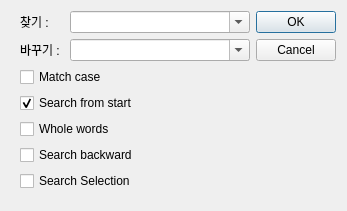
<?xml version="1.0" encoding="UTF-8"?>
<ui version="4.0">
 <class>Dialog</class>
 <widget class="QDialog" name="Dialog">
  <property name="geometry">
   <rect>
    <x>0</x>
    <y>0</y>
    <width>346</width>
    <height>192</height>
   </rect>
  </property>
  <property name="sizePolicy">
   <sizepolicy hsizetype="Preferred" vsizetype="Preferred">
    <horstretch>0</horstretch>
    <verstretch>0</verstretch>
   </sizepolicy>
  </property>
  <property name="minimumSize">
   <size>
    <width>0</width>
    <height>0</height>
   </size>
  </property>
  <property name="maximumSize">
   <size>
    <width>16777215</width>
    <height>16777215</height>
   </size>
  </property>
  <property name="windowTitle">
   <string>Dialog</string>
  </property>
  <layout class="QGridLayout" name="gridLayout" rowstretch="2,1">
   <property name="sizeConstraint">
    <enum>QLayout::SetFixedSize</enum>
   </property>
   <property name="horizontalSpacing">
    <number>6</number>
   </property>
   <property name="verticalSpacing">
    <number>0</number>
   </property>
   <item row="0" column="2">
    <widget class="QDialogButtonBox" name="buttonBox">
     <property name="orientation">
      <enum>Qt::Vertical</enum>
     </property>
     <property name="standardButtons">
      <set>QDialogButtonBox::Cancel|QDialogButtonBox::Ok</set>
     </property>
     <property name="centerButtons">
      <bool>false</bool>
     </property>
    </widget>
   </item>
   <item row="1" column="1">
    <widget class="QWidget" name="widOption" native="true">
     <layout class="QVBoxLayout" name="verticalLayout">
      <property name="leftMargin">
       <number>9</number>
      </property>
      <property name="topMargin">
       <number>6</number>
      </property>
      <item>
       <widget class="QCheckBox" name="chkWhole">
        <property name="text">
         <string>Whole words</string>
        </property>
       </widget>
      </item>
      <item>
       <widget class="QCheckBox" name="chkBack">
        <property name="text">
         <string>Search backward</string>
        </property>
       </widget>
      </item>
      <item>
       <widget class="QCheckBox" name="chkSelection">
        <property name="text">
         <string>Search Selection</string>
        </property>
       </widget>
      </item>
     </layout>
    </widget>
   </item>
   <item row="0" column="1">
    <layout class="QVBoxLayout" name="verticalLayout_2">
     <property name="spacing">
      <number>6</number>
     </property>
     <property name="leftMargin">
      <number>9</number>
     </property>
     <item>
      <layout class="QFormLayout" name="formLayout">
       <item row="0" column="0">
        <widget class="QLabel" name="lblFind">
         <property name="text">
          <string>찾기 :</string>
         </property>
        </widget>
       </item>
       <item row="0" column="1">
        <widget class="QComboBox" name="cboFind">
         <property name="sizePolicy">
          <sizepolicy hsizetype="Expanding" vsizetype="Fixed">
           <horstretch>0</horstretch>
           <verstretch>0</verstretch>
          </sizepolicy>
         </property>
         <property name="minimumSize">
          <size>
           <width>180</width>
           <height>0</height>
          </size>
         </property>
         <property name="maximumSize">
          <size>
           <width>180</width>
           <height>16777215</height>
          </size>
         </property>
         <property name="editable">
          <bool>true</bool>
         </property>
        </widget>
       </item>
       <item row="1" column="0">
        <widget class="QLabel" name="lblReplace">
         <property name="text">
          <string>바꾸기 : </string>
         </property>
        </widget>
       </item>
       <item row="1" column="1">
        <widget class="QComboBox" name="cboReplace">
         <property name="sizePolicy">
          <sizepolicy hsizetype="Expanding" vsizetype="Fixed">
           <horstretch>0</horstretch>
           <verstretch>0</verstretch>
          </sizepolicy>
         </property>
         <property name="editable">
          <bool>true</bool>
         </property>
        </widget>
       </item>
      </layout>
     </item>
     <item>
      <widget class="QCheckBox" name="chkCase">
       <property name="text">
        <string>Match case</string>
       </property>
      </widget>
     </item>
     <item>
      <widget class="QCheckBox" name="chkFromStart">
       <property name="text">
        <string>Search from start</string>
       </property>
       <property name="checked">
        <bool>true</bool>
       </property>
      </widget>
     </item>
    </layout>
   </item>
  </layout>
 </widget>
 <resources/>
 <connections>
  <connection>
   <sender>buttonBox</sender>
   <signal>accepted()</signal>
   <receiver>Dialog</receiver>
   <slot>accept()</slot>
   <hints>
    <hint type="sourcelabel">
     <x>248</x>
     <y>254</y>
    </hint>
    <hint type="destinationlabel">
     <x>157</x>
     <y>274</y>
    </hint>
   </hints>
  </connection>
  <connection>
   <sender>buttonBox</sender>
   <signal>rejected()</signal>
   <receiver>Dialog</receiver>
   <slot>reject()</slot>
   <hints>
    <hint type="sourcelabel">
     <x>316</x>
     <y>260</y>
    </hint>
    <hint type="destinationlabel">
     <x>286</x>
     <y>274</y>
    </hint>
   </hints>
  </connection>
 </connections>
 <buttongroups>
  <buttongroup name="buttonGroup">
   <property name="exclusive">
    <bool>false</bool>
   </property>
  </buttongroup>
 </buttongroups>
</ui>
